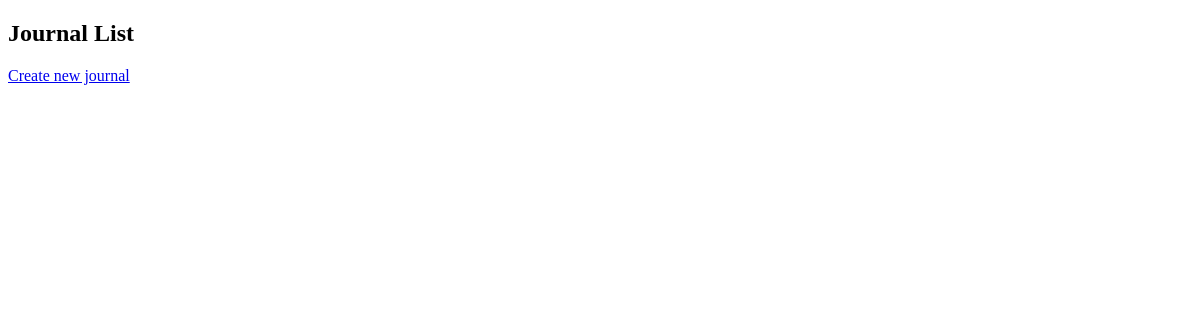
The app's page /journals/ (signed in), older data.
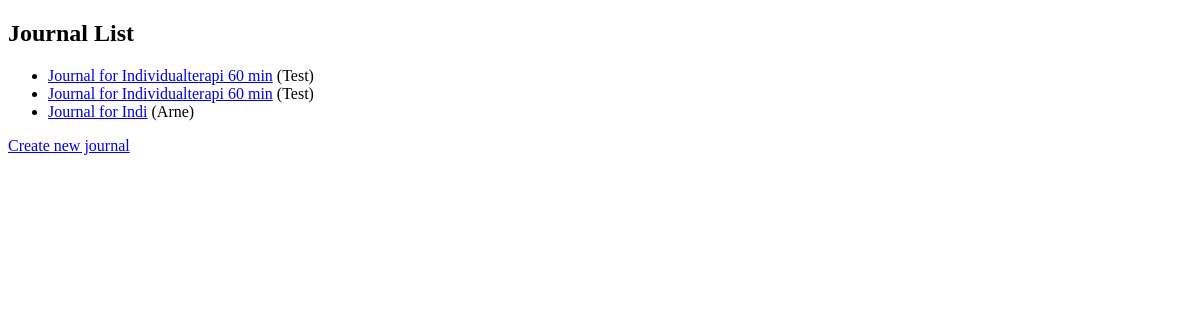
The same page, newer data.
### journals/models.py (models this page shows, shortened)
class Journal(models.Model):
    client = models.ForeignKey(Client, on_delete=models.CASCADE)
    title = models.CharField(max_length=255)
    content = models.TextField()
    created_at = models.DateTimeField(auto_now_add=True)
    updated_at = models.DateTimeField(auto_now=True)

class Client(models.Model):
    name = models.CharField(max_length=255)
    email = models.EmailField(unique=True)
    psychologist = models.ForeignKey(User, on_delete=models.SET_NULL, null=True, blank=True)
    def __str__(self):
        return self.name

### journals/views.py (the view)
# urls.py: path('', views.journal_list, name='journal_list'),
@login_required
def journal_list(request):
    journals = Journal.objects.all()
    return render(request, 'journals/journal_list.html', {'journals': journals})

### journals/templates/journals/journal_list.html (shortened to what this page needs)
{% load static %}
<!DOCTYPE html>
<html>
<head>
</head>
<body>
    <h2>Journal List</h2>
    <ul>
        {% for journal in journals %}
            <li><a href="{% url 'journal_detail' journal.pk %}">{{ journal.title }}</a> ({{ journal.client }})</li>
        {% endfor %}
    </ul>
    <a href="{% url 'journal_create' %}">Create new journal</a>
</body>
</html>

Row changes from the older to the newer data that the page shows:
added Journal: title "Journal for Individualterapi 60 min", client "Test"
added Journal: title "Journal for Individualterapi 60 min", client "Test"
added Journal: title "Journal for Indi", client "Arne"
